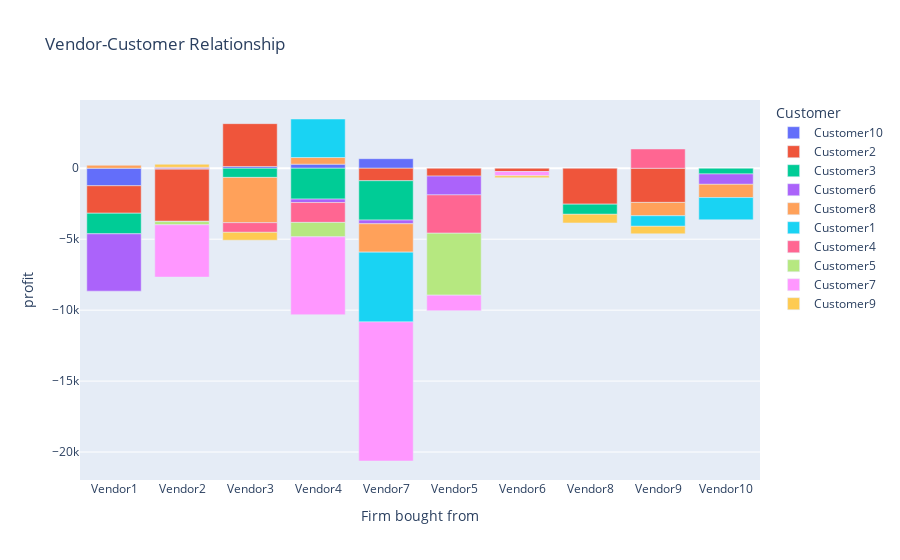

Write notebook code for a chart like this one.
### Code cell
import plotly.express as px

temp = data2.groupby(['Firm bought from','Customer']).apply(lambda x: pd.Series({
      'profit'       : x['profit'].sum(),
      'sel_price'       : x['Selling price'].median(),
      'buy_price'      : x['Buying price'].median()
  })
).reset_index()

long_df = px.data.medals_long()

fig = px.bar(temp, x="Firm bought from", y="profit", color="Customer", title="Vendor-Customer Relationship")
fig.show()

### Figure 1 — Plotly figure (JSON) as saved in the notebook; plotly's stock layout.template omitted (floating-point values rounded to 4 significant figures)
{"data": [{"alignmentgroup": "True", "hovertemplate": "Customer=Customer10<br>Firm bought from=%{x}<br>profit=%{y}<extra></extra>", "legendgroup": "Customer10", "marker": {"color": "#636efa", "pattern": {"shape": ""}}, "name": "Customer10", "offsetgroup": "Customer10", "orientation": "v", "showlegend": true, "textposition": "auto", "type": "bar", "x": ["Vendor1", "Vendor2", "Vendor3", "Vendor4", "Vendor7"], "xaxis": "x", "y": [-1232.0, -64.53, 125.9, 288.5, 673.2], "yaxis": "y"}, {"alignmentgroup": "True", "hovertemplate": "Customer=Customer2<br>Firm bought from=%{x}<br>profit=%{y}<extra></extra>", "legendgroup": "Customer2", "marker": {"color": "#EF553B", "pattern": {"shape": ""}}, "name": "Customer2", "offsetgroup": "Customer2", "orientation": "v", "showlegend": true, "textposition": "auto", "type": "bar", "x": ["Vendor1", "Vendor2", "Vendor3", "Vendor5", "Vendor6", "Vendor7", "Vendor8", "Vendor9"], "xaxis": "x", "y": [-1937.0, -3672.0, 3016.0, -552.5, -231.7, -879.4, -2529.0, -2407], "yaxis": "y"}, {"alignmentgroup": "True", "hovertemplate": "Customer=Customer3<br>Firm bought from=%{x}<br>profit=%{y}<extra></extra>", "legendgroup": "Customer3", "marker": {"color": "#00cc96", "pattern": {"shape": ""}}, "name": "Customer3", "offsetgroup": "Customer3", "orientation": "v", "showlegend": true, "textposition": "auto", "type": "bar", "x": ["Vendor1", "Vendor10", "Vendor3", "Vendor4", "Vendor7", "Vendor8"], "xaxis": "x", "y": [-1452.0, -400.5, -645.8, -2175.0, -2773.0, -715.1], "yaxis": "y"}, {"alignmentgroup": "True", "hovertemplate": "Customer=Customer6<br>Firm bought from=%{x}<br>profit=%{y}<extra></extra>", "legendgroup": "Customer6", "marker": {"color": "#ab63fa", "pattern": {"shape": ""}}, "name": "Customer6", "offsetgroup": "Customer6", "orientation": "v", "showlegend": true, "textposition": "auto", "type": "bar", "x": ["Vendor1", "Vendor10", "Vendor2", "Vendor4", "Vendor5", "Vendor7"], "xaxis": "x", "y": [-4040.0, -733.4, -22.13, -240.9, -1325.0, -261.1], "yaxis": "y"}, {"alignmentgroup": "True", "hovertemplate": "Customer=Customer8<br>Firm bought from=%{x}<br>profit=%{y}<extra></extra>", "legendgroup": "Customer8", "marker": {"color": "#FFA15A", "pattern": {"shape": ""}}, "name": "Customer8", "offsetgroup": "Customer8", "orientation": "v", "showlegend": true, "textposition": "auto", "type": "bar", "x": ["Vendor1", "Vendor10", "Vendor3", "Vendor4", "Vendor7", "Vendor9"], "xaxis": "x", "y": [208.9, -931.9, -3191.0, 467.6, -1998.0, -939.3], "yaxis": "y"}, {"alignmentgroup": "True", "hovertemplate": "Customer=Customer1<br>Firm bought from=%{x}<br>profit=%{y}<extra></extra>", "legendgroup": "Customer1", "marker": {"color": "#19d3f3", "pattern": {"shape": ""}}, "name": "Customer1", "offsetgroup": "Customer1", "orientation": "v", "showlegend": true, "textposition": "auto", "type": "bar", "x": ["Vendor10", "Vendor4", "Vendor7", "Vendor9"], "xaxis": "x", "y": [-1565.0, 2715.0, -4917.0, -744.0], "yaxis": "y"}, {"alignmentgroup": "True", "hovertemplate": "Customer=Customer4<br>Firm bought from=%{x}<br>profit=%{y}<extra></extra>", "legendgroup": "Customer4", "marker": {"color": "#FF6692", "pattern": {"shape": ""}}, "name": "Customer4", "offsetgroup": "Customer4", "orientation": "v", "showlegend": true, "textposition": "auto", "type": "bar", "x": ["Vendor2", "Vendor3", "Vendor4", "Vendor5", "Vendor9"], "xaxis": "x", "y": [68.27, -679.5, -1401.0, -2701.0, 1359.0], "yaxis": "y"}, {"alignmentgroup": "True", "hovertemplate": "Customer=Customer5<br>Firm bought from=%{x}<br>profit=%{y}<extra></extra>", "legendgroup": "Customer5", "marker": {"color": "#B6E880", "pattern": {"shape": ""}}, "name": "Customer5", "offsetgroup": "Customer5", "orientation": "v", "showlegend": true, "textposition": "auto", "type": "bar", "x": ["Vendor2", "Vendor4", "Vendor5"], "xaxis": "x", "y": [-225.8, -1019.0, -4366.0], "yaxis": "y"}, {"alignmentgroup": "True", "hovertemplate": "Customer=Customer7<br>Firm bought from=%{x}<br>profit=%{y}<extra></extra>", "legendgroup": "Customer7", "marker": {"color": "#FF97FF", "pattern": {"shape": ""}}, "name": "Customer7", "offsetgroup": "Customer7", "orientation": "v", "showlegend": true, "textposition": "auto", "type": "bar", "x": ["Vendor2", "Vendor4", "Vendor5", "Vendor6", "Vendor7"], "xaxis": "x", "y": [-3688.0, -5484.0, -1096.0, -297.1, -9804.0], "yaxis": "y"}, {"alignmentgroup": "True", "hovertemplate": "Customer=Customer9<br>Firm bought from=%{x}<br>profit=%{y}<extra></extra>", "legendgroup": "Customer9", "marker": {"color": "#FECB52", "pattern": {"shape": ""}}, "name": "Customer9", "offsetgroup": "Customer9", "orientation": "v", "showlegend": true, "textposition": "auto", "type": "bar", "x": ["Vendor2", "Vendor3", "Vendor6", "Vendor8", "Vendor9"], "xaxis": "x", "y": [214.3, -554.2, -136.7, -611.4, -530.9], "yaxis": "y"}], "layout": {"barmode": "relative", "legend": {"title": {"text": "Customer"}, "tracegroupgap": 0}, "title": {"text": "Vendor-Customer Relationship"}, "xaxis": {"anchor": "y", "domain": [0, 1], "title": {"text": "Firm bought from"}}, "yaxis": {"anchor": "x", "domain": [0, 1], "title": {"text": "profit"}}}}
